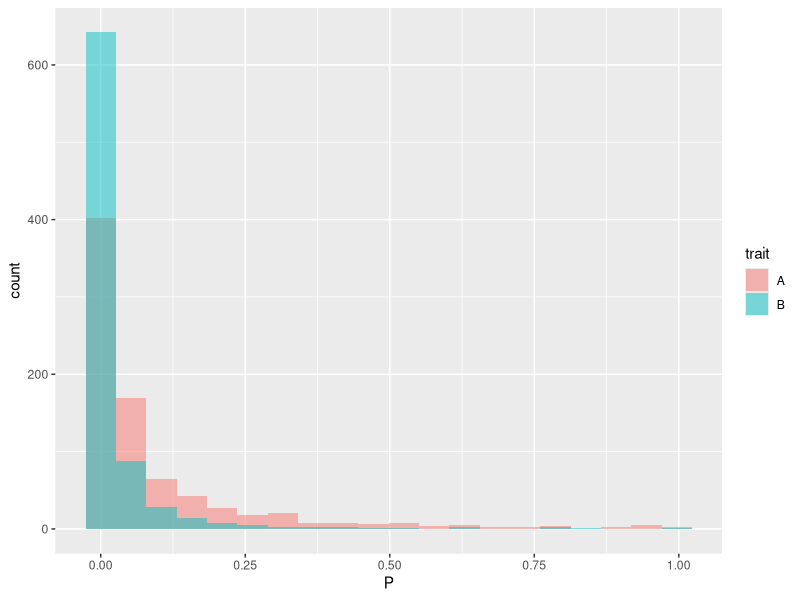

Recreate this plot in R.
## ---- chunk 1
library(stats)
library(tidyverse)
library(kableExtra)

knitr::opts_chunk$set(echo = TRUE, dev = 'png', message = F, warning = F)
## ---- chunk 2
### Simulated the common Z and G
set.seed(100,sample.kind = "Rounding")
N <- 1000
G <- sample(c(0,1,2),size = N, replace = T, prob = c(0.49,0.42,0.09))
Z <- rnorm(N,sd = 3)

### Simulate each trait's disease status based on Z and G
## A:
beta0 <- -0.5
betaZ <- 0.8
betaG <- 0.3
yA <- beta0 + betaG*G + betaZ*Z + rnorm(N,sd = 3)

## B:
beta0 <- -0.5
betaZ <- 0.1
betaG <- 0.3
yB <- beta0 + betaG*G + betaZ*Z + rnorm(N, sd = 3)

## A:
beta0 <- -0.5
betaZ <- 0.8
betaG <- 0.3
### Theoretical Power
mod_A <- lm(yA~Z + G)
#### Get the design matrix:
X <- cbind(rep(1,N),mod_A$model[,-1])
### Compute the weight matrix W:
beta <- c(beta0,betaZ,betaG)
I <- (1/9)* as.matrix(t(X)) %*% as.matrix(X)
#### Invert to get the true covariance matrix 
V <- solve(I)
### Compute the power function:
delta <- sqrt(1/V[3,3])*(0-beta[3])
alpha <- 0.05
Power_A <- 1- pnorm(delta - qnorm(alpha/2)) + pnorm(delta + qnorm(alpha/2))
Power_A

## B:
beta0 <- -0.5
betaZ <- 0.8
betaG <- 0.3
### Theoretical Power
mod_B <- lm(yB~Z + G)
#### Get the design matrix:
X <- cbind(rep(1,N),mod_B$model[,-1])
### Compute the weight matrix W:
beta <- c(beta0,betaZ,betaG)
I <- (1/9)* as.matrix(t(X)) %*% as.matrix(X)
#### Invert to get the true covariance matrix 
V <- solve(I)
### Compute the power function:
delta <- sqrt(1/V[3,3])*(0-beta[3])
alpha <- 0.05
Power_B <- 1- pnorm(delta - qnorm(alpha/2)) + pnorm(delta + qnorm(alpha/2))
Power_B
## ---- chunk 3
set.seed(100,sample.kind = "Rounding")
## A:
beta0 <- -0.5
betaZ <- 0.8
betaG <- 0.3
p1 <- c()
for (i in 1:800) {
  yA <- beta0 + betaG*G + betaZ*Z + rnorm(N, sd = 3)
  mod <- lm(yA~Z+G)
  p1[i] <- summary(mod)$coefficient[3,4]
}
emp_power <- mean(p1 <= alpha)
emp_power


## B:
beta0 <- -0.5
betaZ <- 0.1
betaG <- 0.3
p2 <- c()
for (i in 1:800) {
  yB <- beta0 + betaG*G + betaZ*Z + rnorm(N, sd = 3)
  mod <- lm(yB~Z+G)
  p2[i] <- summary(mod)$coefficient[3,4]
}
emp_power <- mean(p1 <= alpha)
emp_power
## ---- chunk 4
### Simulated the common Z and G
set.seed(100,sample.kind = "Rounding")
N <- 1000
G <- sample(c(0,1,2),size = N, replace = T, prob = c(0.49,0.42,0.09))
Z <- rnorm(N,sd = 3)


### Simulate each trait's disease status based on Z and G
## A:
beta0 <- -0.5
betaZ <- 0.8
betaG <- 0.3
ylat_A <- beta0 + betaG*G + betaZ*Z + rlogis(N)
y_A <- ifelse(ylat_A >=0, 1, 0)

## B:
beta0 <- -0.5
betaZ <- 0.1
betaG <- 0.3
ylat_B <- beta0 + betaG*G + betaZ*Z + rlogis(N)
y_B <- ifelse(ylat_B >=0, 1, 0)



### Case control counts across traits:
t <- rbind(table(y_A),table(y_B)) %>% as_tibble()
rownames(t) <- c("A","B")
kableExtra::kable(t, caption = "Case Control Counts across traits") %>%
  kable_styling(latex_options = "HOLD_position", font_size = 10) 



### Case control ratio across genotypes:
t <- cbind(c(y_A,y_B),c(G,G)) %>% as_tibble()
colnames(t) <- c("Y","G")
t <- t %>% group_by(G) %>% summarise(ratio = sum(Y)/n())
kableExtra::kable(t, caption = "Case Control Ratio across genotypes") %>%
  kable_styling(latex_options = "HOLD_position", font_size = 10) 

## ---- chunk 5
## A:
mod_A <- glm(y_A~Z + G, family = binomial(link = "logit"))
summary(mod_A)$coefficients[3,4]
## B:
mod_B <- glm(y_B~ Z + G, family = binomial(link = "logit"))
summary(mod_B)$coefficients[3,4]
## ---- chunk 6
## A:
beta0 <- -0.5
betaZ <- 0.8
betaG <- 0.3
### Theoretical Power
mod_A <- glm(y_A~Z + G, family = binomial(link = "logit"))
#### Get the design matrix:
X <- cbind(rep(1,N),mod_A$model[,-1])
### Compute the weight matrix W:
beta <- c(beta0,betaZ,betaG)
#beta <- as.numeric(mod_A$coefficients)
w <- c()
for (i in 1:N) {
  si <- as.numeric(as.numeric(X[i,]) %*% beta)
  w[i] <- dlogis(si)
}
I <- as.matrix(t(X)) %*% diag(w,nrow = N,ncol = N) %*% as.matrix(X)
#### Invert to get the true covariance matrix 
V <- solve(I)
### Compute the power function:
delta <- sqrt(1/V[3,3])*(0-beta[3])
alpha <- 0.05
Power_A <- 1- pnorm(delta - qnorm(alpha/2)) + pnorm(delta + qnorm(alpha/2))
Power_A


## B:
beta0 <- -0.5
betaZ <- 0.1
betaG <- 0.3
### Theoretical Power
mod_B <- glm(y_B~ Z + G, family = binomial(link = "logit"))
#### Get the design matrix:
X <- cbind(rep(1,N),mod_B$model[,-1])
### Compute the weight matrix W:
beta <- c(beta0,betaZ,betaG)
#beta <- as.numeric(mod_B$coefficients)
w <- c()
for (i in 1:N) {
  si <- as.numeric(as.numeric(X[i,]) %*% beta)
  w[i] <- dlogis(si)
}
I <- as.matrix(t(X)) %*% diag(w,nrow = N,ncol = N) %*% as.matrix(X)
#### Invert to get the true covariance matrix 
V <- solve(I)
### Compute the power function:
delta <- sqrt(1/V[3,3])*(0-beta[3])
alpha <- 0.05
Power_B <- 1- pnorm(delta - qnorm(alpha/2)) + pnorm(delta + qnorm(alpha/2))
Power_B
## ---- chunk 7
set.seed(100,sample.kind = "Rounding")
## Euro:
beta0 <- -0.5
betaZ <- 0.8
betaG <- 0.3
p1 <- c()
for (i in 1:800) {
  ylat_A <- beta0 + betaG*G + betaZ*Z + rlogis(N)
  y_A_rep <- ifelse(ylat_A >=0, 1, 0)
  mod <- glm(y_A_rep~Z+G, family = binomial(link = "logit"))
  p1[i] <- summary(mod)$coefficient[3,4]
}
emp_power <- mean(p1 <= alpha)
emp_power


set.seed(100,sample.kind = "Rounding")
## Asia:
beta0 <- -0.5
betaZ <- 0.1
betaG <- 0.3
p2 <- c()
for (i in 1:800) {
  ylat_B <- beta0 + betaG*G + betaZ*Z + rlogis(N)
  y_B_rep <- ifelse(ylat_B >=0, 1, 0)
  mod <- glm(y_B_rep~Z+G, family = binomial(link = "logit"))
  p2[i] <- summary(mod)$coefficient[3,4]
}
emp_power <- mean(p2 <= alpha)
emp_power
## ---- chunk 8
### Comparison:
pcomp <- tibble(P = c(p1,p2), trait = c(rep("A",800),rep("B",800)))
pcomp %>% ggplot(aes(x = P, fill = trait)) + geom_histogram(bins = 20, alpha=0.5, position="identity")
